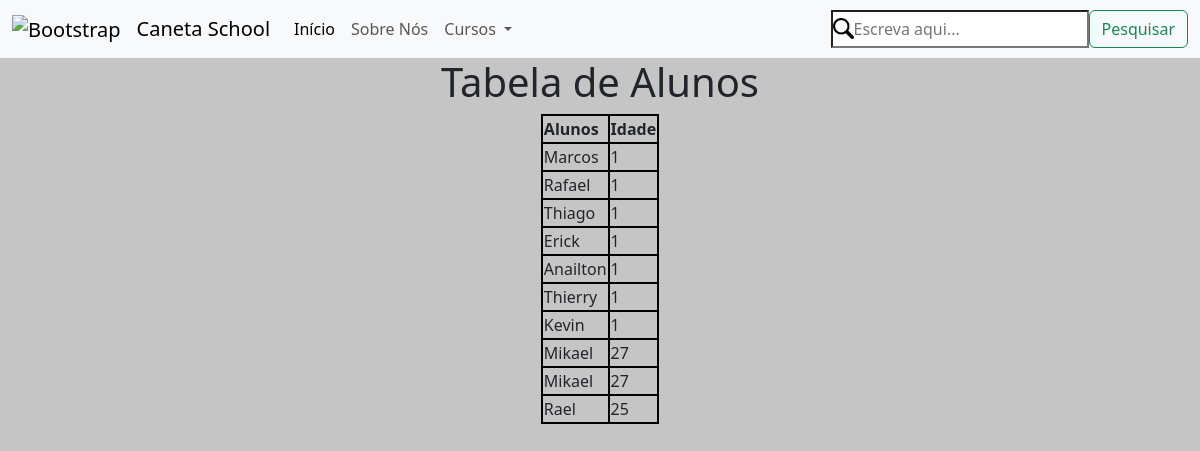
Page /lista_de_alunos/ on the committed database.
### gerenciador/models.py (models this page shows, shortened)
class Alunos(models.Model):
    nome_aluno = models.CharField(max_length=100)
    idade_aluno = models.IntegerField()

### gerenciador/views.py (the view)
# urls.py: path('lista_de_alunos/', views.lista_alunos),
def lista_alunos(request):
    lista_de_alunos =Alunos.objects.all()
    contexto = {'lista_de_alunos':lista_de_alunos}
    return render(request,"gerenciador/paginas/lista_de_alunos.html",context=contexto)

### gerenciador/templates/gerenciador/paginas/lista_de_alunos.html (shortened to what this page needs)
{%include '../partes/head.html'%}
<body>
    <h1 align="center">Tabela de Alunos</h1>
    <table align="center">
        <thead>
                <th>Alunos</th>
                <th>Idade</th>
        </thead>
        <tbody>
            {% for aluno in lista_de_alunos%}
                <td>{{aluno.nome_aluno}}</td>
                <td>{{aluno.idade_aluno}}</td>
            </tbody>
            {% endfor %}
    </table>
</body>

### gerenciador/static/gerenciador/css/style.css (style rules this page uses)
body { background-color: rgb(197, 197, 197); }
table, th, td { border : 2px solid black; }

### rows in the picture
Alunos: nome_aluno "Marcos", idade_aluno "1"
Alunos: nome_aluno "Rafael", idade_aluno "1"
Alunos: nome_aluno "Thiago", idade_aluno "1"
Alunos: nome_aluno "Erick", idade_aluno "1"
Alunos: nome_aluno "Anailton", idade_aluno "1"
Alunos: nome_aluno "Thierry", idade_aluno "1"
Alunos: nome_aluno "Kevin", idade_aluno "1"
Alunos: nome_aluno "Mikael", idade_aluno "27"
Alunos: nome_aluno "Mikael", idade_aluno "27"
Alunos: nome_aluno "Rael", idade_aluno "25"
